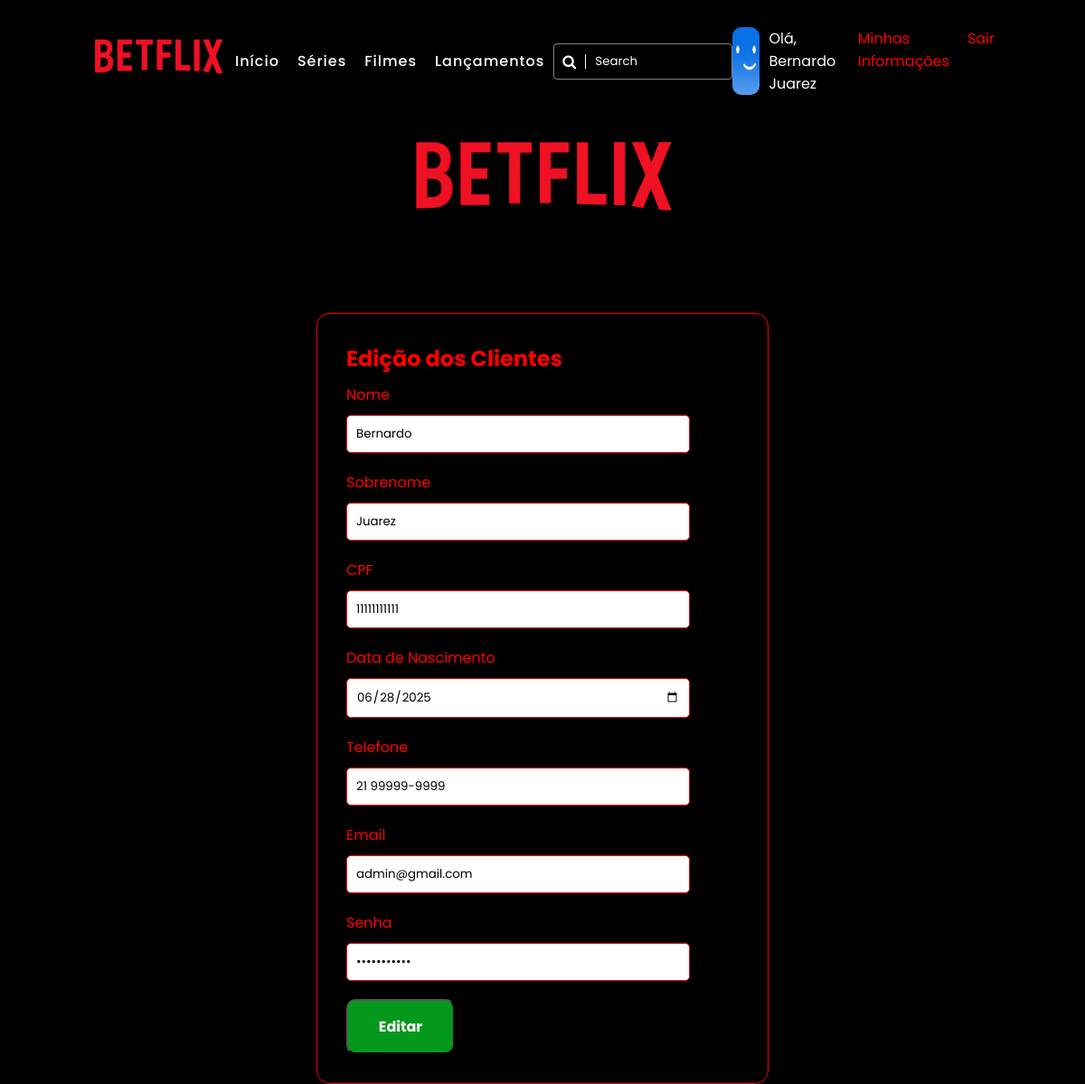
Screenshot of /cliente_editar/7 (signed in) with the database file from the repository.
### clientes/models.py (models this page shows, shortened)
class Cliente(models.Model):
    nome = models.CharField(max_length=100) # Nome do cliente, string de até 100 caracteres
    sobrenome = models.CharField(max_length=100) # Sobrenome do cliente, string de até 100 caracteres
    cpf = models.CharField(max_length=11, unique=True) # CPF do cliente, string de 11 caracteres, deve ser único
    data_nascimento = models.DateField() # Data de nascimento do cliente
    telefone = models.CharField(max_length=20, blank=True, null=True) # Telefone do cliente, opcional (blank=True, null=True)
    email = models.EmailField(unique=True) # Email do cliente, deve ser único e formatado como email
    senha = models.CharField(max_length=100)
    data_cadastro = models.DateTimeField(auto_now_add=True) # Data e hora do cadastro, preenchido automaticamente na criação
    class Meta:
        verbose_name = "Cliente" # Nome singular amigável para o modelo no painel administrativo
        verbose_name_plural = "Clientes" # Nome plural amigável para o modelo no painel administrativo
        ordering = ['nome', 'sobrenome'] # Define a ordem padrão dos registros ao consultá-los

### clientes/views.py (the view, shortened to what this page needs)
# urls.py: path('cliente_editar/<int:pk>', Editar.as_view(), name="cliente_update"),
class Editar(UpdateView):
    model = Cliente
    form_class = ClienteForm
    template_name = 'clientes/cadastro.html'
    def get_context_data(self, **kwargs):
        context = super().get_context_data(**kwargs) #Cria o context
        context['titulo'] = 'Edição dos Clientes'
        context['botao'] = 'Editar'
        return context
    success_url = reverse_lazy('informacao')

### clientes/forms.py
class ClienteForm(forms.ModelForm):
    class Meta:
        model = Cliente #Modelo (Classe do model)
        fields = [
            'nome',
            'sobrenome',
            'cpf',
            'data_nascimento',
            'telefone',
            'email',
            'senha'
        ]
        widgets = {
        'nome': forms.TextInput(attrs={"class": "form-control input", "placeholder": "Digite seu nome"}),
        'sobrenome': forms.TextInput(attrs={"class": "form-control input", "placeholder": "Digite seu sobrenome"}),
        'cpf': forms.TextInput(attrs={"class": "form-control input", "placeholder": "___ . ___ . ___ - __"}),
        'data_nascimento': forms.DateInput(attrs={"class": "form-control input", "placeholder": "DD/MM/AAAA", "type": "date"}),
        'telefone': forms.TextInput(attrs={"class": "form-control input", "placeholder": "(XX) XXXX-XXXX"}),
        'email': forms.EmailInput(attrs={"class": "form-control input", "placeholder": "email@example.com"}),
        'senha': forms.TextInput(attrs={"class": "form-control input", "placeholder": "Digite sua senha", "type": "password"}),
        }

### clientes/templates/clientes/cadastro.html (shortened to what this page needs)
{% extends 'base.html' %}
{% load static %}
{% block content %}
<section class="login">
    <img src="{% static 'img/logo.png' %}" class="net">
    <section class="contato">
                <div class="area-formulario">
                    <h2>{{ titulo }}</h2>
                    <form class="formulario" action="" method="post">
                        <div class="campos">
                            <label for="nome">Nome</label>
                            {{ form.nome }}
                        </div>
                        <div class="campos">
                            <label for="email">Sobrenome</label>
                            {{ form.sobrenome  }}
                        </div>
                        <div class="campos">
                            <label for="assunto">CPF</label>
                            {{ form.cpf }}
                        </div>
                        <div class="campos">
                            <label for="mensagem">Data de Nascimento</label>
                            {{ form.data_nascimento }}
                        </div>
                        <div class="campos">
                            <label for="mensagem">Telefone</label>
                            {{ form.telefone }}
                        </div>
                        <div class="campos">
                            <label for="mensagem">Email</label>
                            {{ form.email  }}
                        </div>
                        <div class="campos">
                            <label for="mensagem">Senha</label>
                            {{ form.senha }}
                        </div>
                        <button type="submit" name="enviar" class="btn-enviar">{{ botao }}</button>
                    </form>
                </div>
    </section>
</section>
{% endblock %}

### clientes/templates/base.html (shortened to what this page needs)
{% load static %}
<!DOCTYPE html>
<html lang="pt-br">
<head>
    <link rel="stylesheet" href="https://cdnjs.cloudflare.com/ajax/libs/font-awesome/4.7.0/css/font-awesome.css" />
    <link rel="stylesheet" href="{% static 'css/style.css' %}">
</head>
<body>
    <header>
       {% include 'componentes/header.html' %}
    </header>
    <main>
       {% block content %} {% endblock %}
    </main>
</body>
</html>

### clientes/templates/componentes/header.html
{% load static %}
<header>
    <a href="{% url 'inicio'%}" class="logo"><img src="{% static '/img/logo.png' %}"></a>
    <ul class="navigation">
      <li><a href="{% url 'inicio'%}">Início</a></li>
      <li><a href="{% url 'series' %}">Séries</a></li>
      <li><a href="{% url 'filmes'%}">Filmes</a></li>
      <li><a href="{% url 'lancamentos'%}">Lançamentos</a></li>
    </ul>
    <div class="search">
      <input type="text" placeholder="Search">
      <i class="fa fa-search" aria-hidden="true"></i>
    </div>
    <section class="bem_vindo">
      {% if request.session.nome_cliente %}
      <img src="{% static 'img/carinha.jpg'%}" alt="">
        <p>Olá, {{ request.session.nome_cliente }} {{ request.session.sobrenome_cliente}}</p>
        <a href="{% url 'informacao' %}">Minhas Informações</a>
        <a href="{% url 'cliente_sair'%}" class="sair">Sair</a>
      {% else %}
        <form action="{% url 'login' %}" method="get">
            <button class="login-btn">Login</button>
        </form>
      {% endif %}
    </section>
  </header>

### clientes/static/css/style.css (style rules this page uses)
* { margin: 0; padding: 0; box-sizing: border-box; font-family: 'Poppins', sans-serif; }
body { background: #000; }
header { position: absolute; top: 0; left: 0; width: 100%; display: flex; justify-content: space-between; align-items: center; padding: 30px 100px; z-index: 100; }
header .logo img { max-width: 150px; }
.navigation { display: flex; }
.navigation li { list-style: none; margin: 0 10px; }
.navigation li a { color: #fff; text-decoration: none; font-weight: 500; letter-spacing: 1px; }
.search { position: relative; width: 300px; height: 40px; }
.search input { position: absolute; top: 0; left: 0; width: 100%; height: 100%; color: #fff; background: transparent; border: 1px solid rgba(255, 255, 255, 0.5); outline: none; border-radius: 4px; padding: 0 10px 0 45px; backdrop-filter: blur(10px); }
.search input::placeholder { color: #fff; }
.search .fa-search { position: absolute; top: 50%; left: 10px; transform: translateY(-50%); padding-right: 10px; color: #fff; border-right: 1px solid #fff; }
.login { margin-top: 150px; display: flex; flex-direction: column; align-items: center; }
.contato { display: flex; justify-content: space-evenly; margin-top: 100px; color: red; }
.area-formulario { border: 1px solid red; border-radius: 15px; width: 500px; height: auto; padding: 32px; display: flex; flex-direction: column; }
.formulario { width: 400px; }
.campos { display: flex; flex-direction: column; width: 95%; margin: 10px 0; }
.campos input { border:1px solid red; border-radius: 5px; width: 100%; margin: 10px 0; padding: 10px; }
.btn-enviar { background-color: #04991c; padding: 16px; color: #fff; font-weight: bold; font-size: 16px; border-radius: 10px; width: 120px; }
.net { display: block; width: 300px; }
.bem_vindo { color: white; display: flex; }
.bem_vindo img { margin-right: 10px; width: 30px; border: 1px; border-radius: 10px; }
.bem_vindo a { margin-left: 20px; color: red; text-decoration: none; }

### rows the page displays
Cliente: session.nome_cliente "Bernardo", session.sobrenome_cliente "Juarez", nome "Bernardo", sobrenome "Juarez", cpf "11111111111", data_nascimento "06/28/2025", telefone "21 99999-9999", email "admin@gmail.com"

### other values shown
{{ titulo }} "Edição dos Clientes"
{{ botao }} "Editar"
